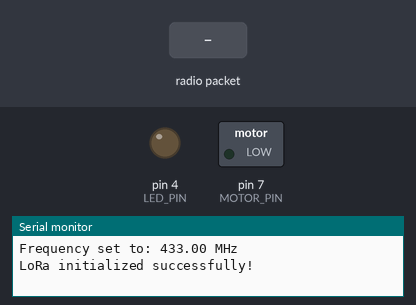
Bench run of a sketch on a simulated Arduino Uno, built with avr-gcc and run on an emulated ATmega328P. Parts: switched loads named in the sketch (green lamp = pin HIGH), output pins drawn as LEDs (lit = HIGH), the last lines printed to the serial monitor. Inputs (shaded band) come from the test bench. No radio packets arrive unless stated; pins used as bus, display or sensor lines are not drawn.

Above: at 1.2 s.
1.3 s: radio packet "led on" arrives
At 1.7 s:
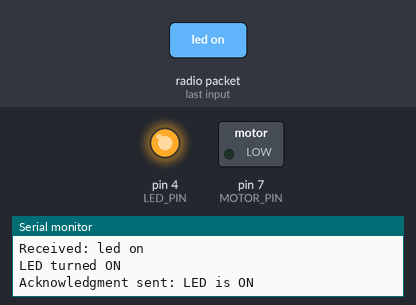
2.8 s: radio packet "motor on" arrives
At 3.3 s:
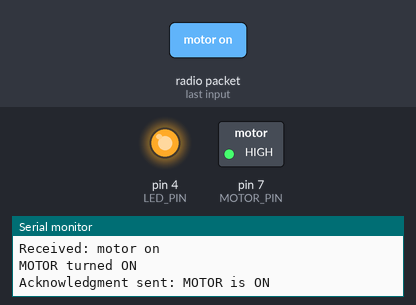
Timing chart, 0 to 5.8 s (numbered marks = the images above; inputs shaded):
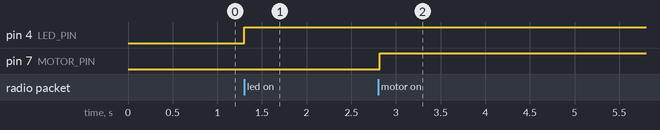

Measured:
- after the input at 1.3 s, pin 4 (LED_PIN): LOW → HIGH at once
- after the input at 2.8 s, pin 7 (MOTOR_PIN): LOW → HIGH at once

The sketch:

dual_control_with_radiohead_rx.ino
```cpp
#include <SPI.h>
#include <RH_RF95.h>

// Define pins for LoRa (SX1278)
#define LORA_CS 10
#define LORA_RST 9
#define LORA_INT 2

// Frequency for LoRa module (433 MHz for SX1278)
#define LORA_FREQ 433.0 // Frequency in MHz

// Pins for the LED and Motor
#define LED_PIN 4
#define MOTOR_PIN 7

// Create an instance of the RH_RF95 driver
RH_RF95 rf95(LORA_CS, LORA_INT);

void setup() {
  Serial.begin(9600);
  while (!Serial);

  // Initialize pins
  pinMode(LED_PIN, OUTPUT);
  digitalWrite(LED_PIN, LOW); // Ensure LED is off initially
  pinMode(MOTOR_PIN, OUTPUT);
  digitalWrite(MOTOR_PIN, LOW); // Ensure Motor is off initially

  // Reset the LoRa module
  pinMode(LORA_RST, OUTPUT);
  digitalWrite(LORA_RST, LOW);
  delay(10);
  digitalWrite(LORA_RST, HIGH);
  delay(10);

  // Initialize the driver
  if (!rf95.init()) {
    Serial.println("RF95 initialization failed!");
    while (1);
  }

  // Set frequency
  if (!rf95.setFrequency(LORA_FREQ)) {
    Serial.println("Setting frequency failed!");
    while (1);
  }
  Serial.print("Frequency set to: ");
  Serial.print(LORA_FREQ);
  Serial.println(" MHz");

  // Set transmission power (2-20 dBm for SX1278)
  rf95.setTxPower(20, false); // 14 dBm, false disables PA_BOOST
  Serial.println("LoRa initialized successfully!");
}

void loop() {
  // Check if a message is received
  uint8_t buf[RH_RF95_MAX_MESSAGE_LEN];
  uint8_t len = sizeof(buf);

  if (rf95.waitAvailableTimeout(100)) { // Check for incoming packets
    if (rf95.recv(buf, &len)) {
      String receivedMessage = String((char*)buf);
      receivedMessage.trim(); // Trim any extra whitespace

      Serial.print("Received: ");
      Serial.println(receivedMessage);

      // Act on the received message
      String ackMessage;
      if (receivedMessage == "led on") {
        digitalWrite(LED_PIN, HIGH); // Turn LED on
        Serial.println("LED turned ON");
        ackMessage = "LED is ON";
      } else if (receivedMessage == "led off") {
        digitalWrite(LED_PIN, LOW); // Turn LED off
        Serial.println("LED turned OFF");
        ackMessage = "LED is OFF";
      } else if (receivedMessage == "motor on") {
        digitalWrite(MOTOR_PIN, HIGH); // Turn Motor on
        Serial.println("MOTOR turned ON");
        ackMessage = "MOTOR is ON";
      } else if (receivedMessage == "motor off") {
        digitalWrite(MOTOR_PIN, LOW); // Turn Motor off
        Serial.println("MOTOR turned OFF");
        ackMessage = "MOTOR is OFF";
      } else {
        Serial.println("Unknown command received");
        ackMessage = "Unknown command";
      }

      // Send acknowledgment
      uint8_t ackData[ackMessage.length() + 1];
      ackMessage.getBytes(ackData, ackMessage.length() + 1);
      rf95.send(ackData, sizeof(ackData));
      rf95.waitPacketSent();
      Serial.println("Acknowledgment sent: " + ackMessage);
    }
  }
  delay(3);
}
```
